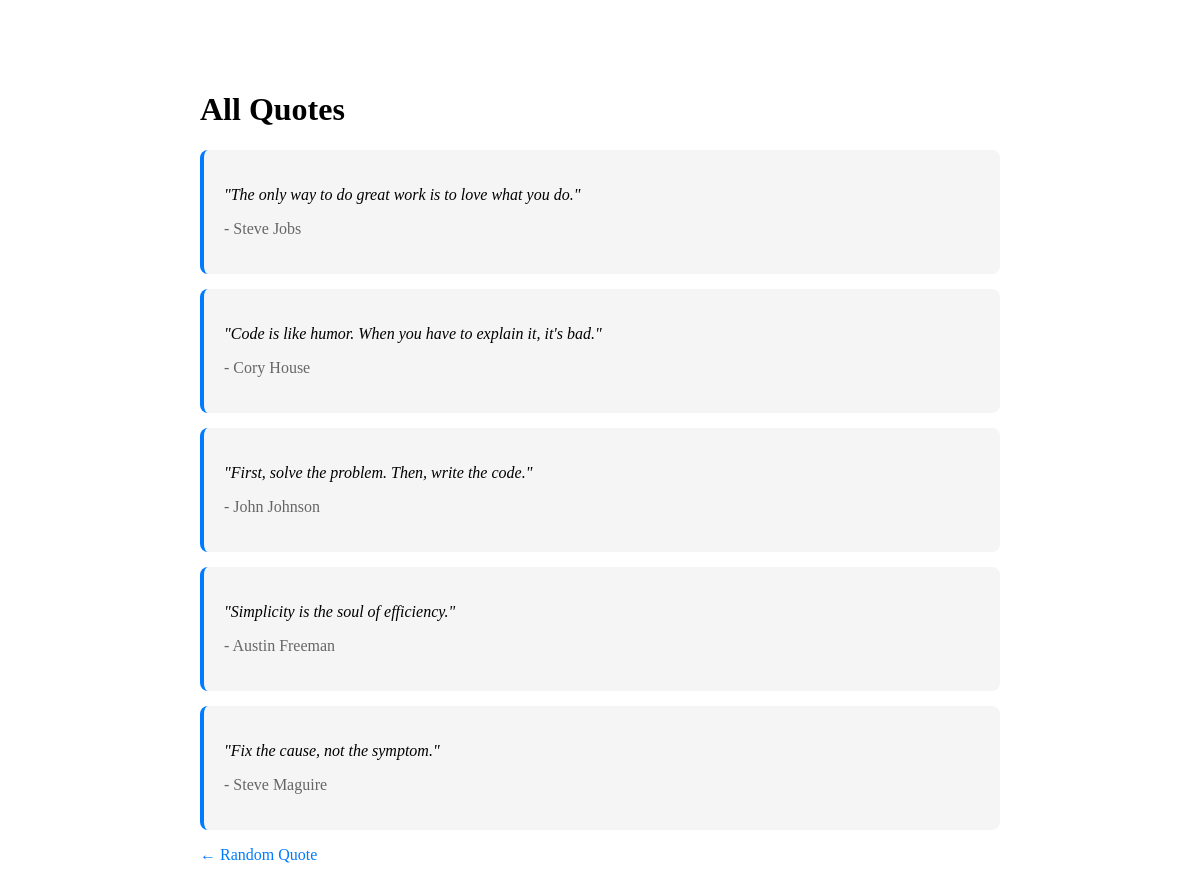
Page /all/ on the committed database.
### quotes/models.py (models this page shows, shortened)
class Quote(models.Model):
    text = models.CharField(max_length=500)
    author = models.CharField(max_length=100)

### quotes/views.py (the view)
# urls.py: path('all/', views.all_quotes, name='all_quotes'),
def all_quotes(request):
    quotes = Quote.objects.all()
    return render(request, 'quotes/all_quotes.html', {'quotes': quotes})

### quotes/templates/quotes/all_quotes.html (shortened to what this page needs)
<!DOCTYPE html>
<html>
<head>
</head>
<body>
    <h1>All Quotes</h1>
    <div class="quote-card">
        <p class="text">"{{ quote.text }}"</p>
        <p class="author">- {{ quote.author }}</p>
    </div>
    <p><a href="{% url 'home' %}">← Random Quote</a></p>
</body>
</html>

### quotes/templates/quotes/all_quotes.html (style rules this page uses)
body { font-family: Georgia, serif; max-width: 800px; margin: 50px auto; padding: 20px; }
.quote-card { background: #f5f5f5; padding: 20px; margin: 15px 0; border-radius: 8px; border-left: 4px solid #007bff; }
.text { font-style: italic; }
.author { color: #666; margin-top: 10px; }
a { color: #007bff; text-decoration: none; }

### rows in the picture
Quote: text "The only way to do great work is to love what you do.", author "Steve Jobs"
Quote: text "Code is like humor. When you have to explain it, it's bad.", author "Cory House"
Quote: text "First, solve the problem. Then, write the code.", author "John Johnson"
Quote: text "Simplicity is the soul of efficiency.", author "Austin Freeman"
Quote: text "Fix the cause, not the symptom.", author "Steve Maguire"
